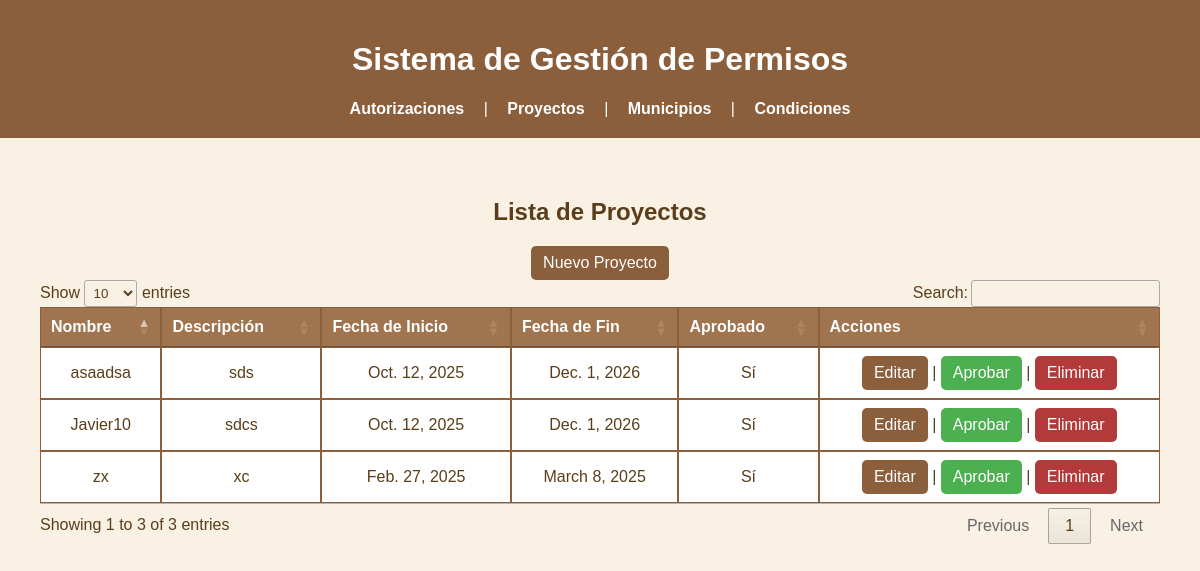
/autorizaciones/proyectos/, run on the app's committed database.
### autorizaciones/models.py (models this page shows, shortened)
class Proyecto(models.Model):
    nombre = models.CharField(max_length=100)
    descripcion = models.TextField()
    fecha_inicio = models.DateField()
    fecha_fin = models.DateField()
    autorizacion = models.OneToOneField(Autorizacion, on_delete=models.CASCADE, null=True, blank=True)
    aprobado = models.BooleanField(default=False)

### autorizaciones/views.py (the view)
# urls.py: path('proyectos/', lista_proyectos, name='lista_proyectos'),
def lista_proyectos(request):
    proyectos = Proyecto.objects.all()
    return render(request, 'proyecto/proyecto_lista.html', {'proyectos': proyectos})

### autorizaciones/templates/proyecto/proyecto_lista.html (shortened to what this page needs)
{% extends 'base.html' %}
{% block content %}
<!DOCTYPE html>
<html lang="es">
<head>
    <link rel="stylesheet"  href="//cdn.datatables.net/2.2.1/css/dataTables.dataTables.min.css">
    <link rel="stylesheet"  href="//cdn.datatables.net/2.2.1/css/dataTables.dataTables.min.css">
    <link rel="stylesheet">
</head>
<body>
    <main>
        <section>
            <h2>Lista de Proyectos</h2>
            <a href="{% url 'crear_proyecto' %}" class="btn">Nuevo Proyecto</a>
            <table class="table table-bordered table-striped table-hover" id="tbl_proyecto">
                <thead>
                    <tr>
                        <th>Nombre</th>
                        <th>Descripción</th>
                        <th>Fecha de Inicio</th>
                        <th>Fecha de Fin</th>
                        <th>Aprobado</th>
                        <th>Acciones</th>
                    </tr>
                </thead>
                <tbody>
                    {% for proyecto in proyectos %}
                    <tr>
                        <td>{{ proyecto.nombre }}</td>
                        <td>{{ proyecto.descripcion }}</td>
                        <td>{{ proyecto.fecha_inicio }}</td>
                        <td>{{ proyecto.fecha_fin }}</td>
                        <td>{{ proyecto.aprobado|yesno:"Sí,No" }}</td>
                        <td>
                            <a href="{% url 'editar_proyecto' proyecto.id %}" class="btn">Editar</a> |
                            <a href="{% url 'aprobar_proyecto' proyecto.id %}" class="btn btn-success">Aprobar</a> |
                            <a href="{% url 'eliminar_proyecto' proyecto.id %}" class="btn btn-danger">Eliminar</a>
                        </td>
                    </tr>
                    {% endfor %}
                </tbody>
            </table>
        </section>
    </main>
</body>
</html>
{% endblock %}

### autorizaciones/templates/base.html (style rules this page uses)
body { font-family: Arial, sans-serif; background-color: #f8f1e4; color: #5a3e1b; margin: 0; padding: 0; text-align: center; }
main { padding: 20px; }
table { width: 100%; border-collapse: collapse; margin-top: 20px; background-color: white; }
th, td { border: 1px solid #8b5e3c; padding: 10px; text-align: center; }
th { background-color: #a0744f; color: white; }

### autorizaciones/templates/proyecto/proyecto_lista.html (style rules this page uses)
.btn { background-color: #8b5e3c; color: white; padding: 8px 12px; text-decoration: none; border-radius: 5px; display: inline-block; transition: background 0.3s; }
.btn-success { background-color: #4CAF50; }
.btn-danger { background-color: #b33a3a; }

### data on the page
Proyecto: nombre "Javier10", descripcion "sdcs", fecha_inicio "Oct. 12, 2025", fecha_fin "Dec. 1, 2026", aprobado "Sí"
Proyecto: nombre "asaadsa", descripcion "sds", fecha_inicio "Oct. 12, 2025", fecha_fin "Dec. 1, 2026", aprobado "Sí"
Proyecto: nombre "zx", descripcion "xc", fecha_inicio "Feb. 27, 2025", fecha_fin "March 8, 2025", aprobado "Sí"
